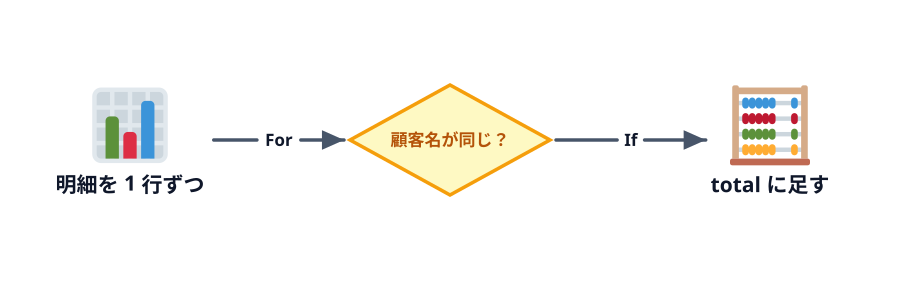

Recreate this plot in Python.
"""3-2 サムネ: 明細を 1 行ずつ見て、条件に合う行だけ合計に足す（SOURCE-PATH-GOAL + BLOCKAGE）。"""
import sys
sys.path.insert(0, "/Users/seekseep/.claude/skills/genfig")
from genfig import Canvas

c = Canvas(900, 300)
rows = c.node(130, 140, "明細を 1 行ずつ", emoji_cp="1f4ca")         # 📊
judge = c.node(450, 140, "顧客名が同じ？", shape="diamond", color="yellow", w=200, h=110, label_scale="label")
total = c.node(770, 140, "total に足す", emoji_cp="1f9ee")           # 🧮
c.link(rows, judge, label="For")
c.link(judge, total, label="If")
c.save("00-thumbnail.svg")
